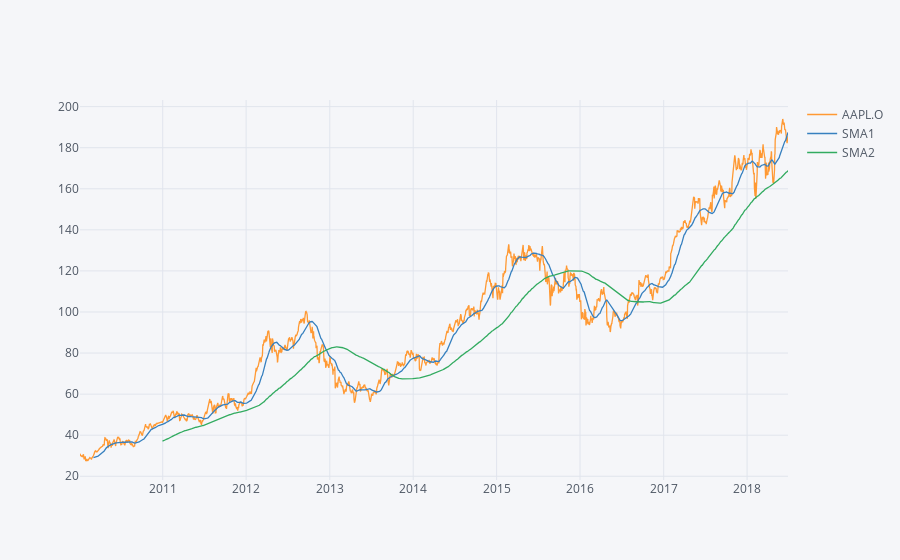

The code cell stored with this chart in its notebook:
### Code cell
# Plot the time series with the SMAs (interactive plotting)
plyo.iplot(
 data.iplot(asFigure=True),
 image='png',
 filename='qf_04'
 )

### Figure 1 — Plotly figure (JSON) as saved in the notebook; plotly's stock layout.template omitted (floating-point values rounded to 4 significant figures; data arrays with more than 128 entries replaced by an {"elided": "..."} marker saying what was removed)
{"data": [{"line": {"color": "rgba(255, 153, 51, 1.0)", "dash": "solid", "shape": "linear", "width": 1.3}, "mode": "lines", "name": "AAPL.O", "text": "", "type": "scatter", "x": {"elided": "2138 str values"}, "y": {"elided": "2138 float values"}}, {"line": {"color": "rgba(55, 128, 191, 1.0)", "dash": "solid", "shape": "linear", "width": 1.3}, "mode": "lines", "name": "SMA1", "text": "", "type": "scatter", "x": {"elided": "2138 str values"}, "y": {"elided": "2138 mixed values"}}, {"line": {"color": "rgba(50, 171, 96, 1.0)", "dash": "solid", "shape": "linear", "width": 1.3}, "mode": "lines", "name": "SMA2", "text": "", "type": "scatter", "x": {"elided": "2138 str values"}, "y": {"elided": "2138 mixed values"}}], "layout": {"legend": {"bgcolor": "#F5F6F9", "font": {"color": "#4D5663"}}, "paper_bgcolor": "#F5F6F9", "plot_bgcolor": "#F5F6F9", "title": {"font": {"color": "#4D5663"}}, "xaxis": {"gridcolor": "#E1E5ED", "showgrid": true, "tickfont": {"color": "#4D5663"}, "title": {"font": {"color": "#4D5663"}, "text": ""}, "zerolinecolor": "#E1E5ED"}, "yaxis": {"gridcolor": "#E1E5ED", "showgrid": true, "tickfont": {"color": "#4D5663"}, "title": {"font": {"color": "#4D5663"}, "text": ""}, "zerolinecolor": "#E1E5ED"}}}
